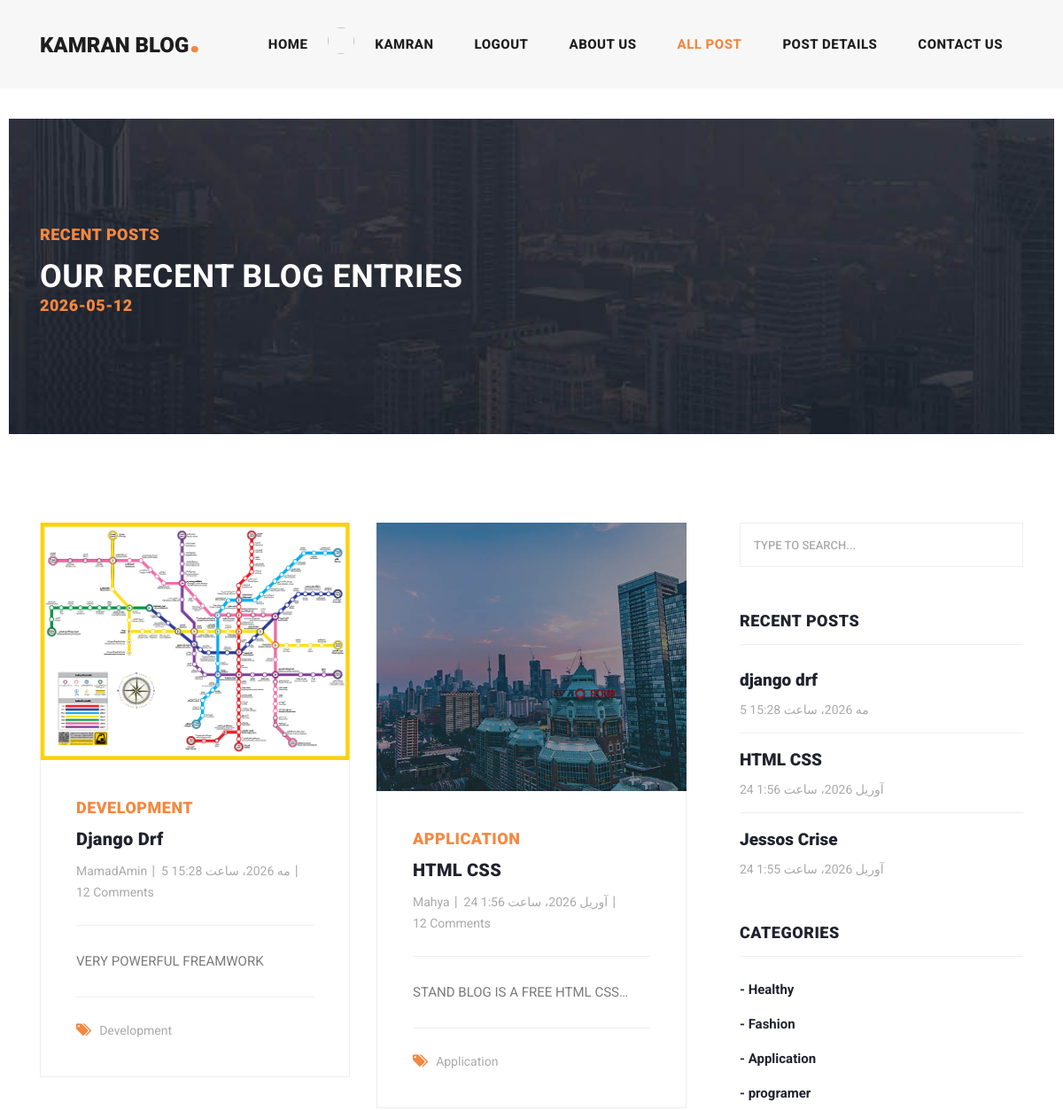
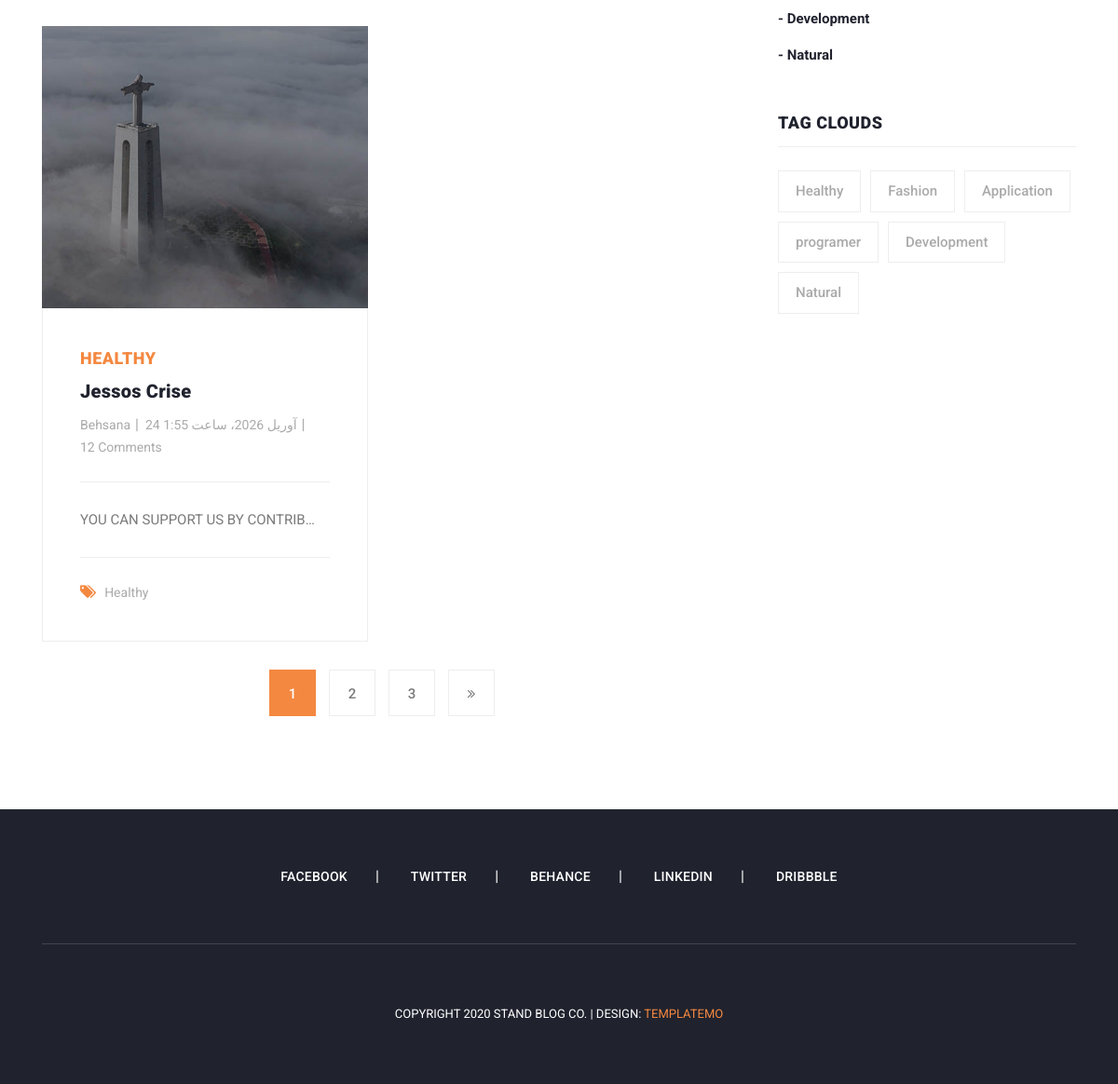
Screenshot of /blog-post (signed in) with the database file from the repository (2 pictures, top to bottom).
### verification/models.py (models this page shows, shortened)
class Profile(models.Model):
    user = models.OneToOneField(User,models.CASCADE)
    first_name = models.CharField(max_length=20)
    last_name = models.CharField(max_length=25)
    father_name = models.CharField(max_length=20,blank=True)
    national_code = models.IntegerField(unique=True)
    image = models.ImageField(upload_to='Profile',blank=True ,null=True)

### weblog/models.py (models this page shows, shortened)
class Category(models.Model):
    title =models.CharField(max_length=50 ,unique=True ,verbose_name='عنوان')
    create =models.DateTimeField(auto_now_add=True,verbose_name='تاریخ انتشار')
    class Meta:
        verbose_name = 'دسته بندی'
        verbose_name_plural = 'دسته بندی ها'

class Article(models.Model):
    author = models.ForeignKey(User,on_delete=models.CASCADE,verbose_name='نویسنده')
    title=models.CharField(max_length=70,help_text='Enter a valid title',unique=True , verbose_name='عنوان')
    category=models.ManyToManyField(Category,verbose_name='دسته بندی')
    image =models.ImageField(upload_to='articles',verbose_name='تصویر')
    body=models.TextField(verbose_name='شرح')
    create=models.DateTimeField(auto_now_add=True,verbose_name='تاریخ ساخت')
    update=models.DateTimeField(auto_now_add=True,verbose_name='بروزرسانی')
    status = models.BooleanField(default=True,verbose_name='وضعیت')
    published = models.BooleanField(default=True,null=True,verbose_name='وضعیت انتشار')
    pub_date = models.DateTimeField(default=timezone.now())
    slug = models.SlugField(blank=True , unique= True,verbose_name='برچسب')
    def get_absolute_url(self):
        return reverse('weblog:detail',args=[self.slug])
    class Meta:
        ordering = ['update']
        verbose_name = 'مقاله'
        verbose_name_plural = 'مقالات'

### weblog/views.py (the view)
# urls.py: path('blog-post',Post_list.as_view(),name='blog'),
class Post_list(Custom_Require_Mixin,ListView):
    model = Article
    template_name = 'weblog/blog.html'
    context_object_name = 'art'
    paginate_by = 3
    queryset = Article.objects.order_by('-create')

### context_processors/context_processors.py (called while the page is built)
def context_processors(request):
    recent_articles = Article.objects.order_by('-create')
    categories = Category.objects.order_by('-create')
    return {'recent_articles':recent_articles , 'categories':categories}

### weblog/mixin.py (called while the page is built)
    def dispatch(self,request,*args,**kwargs):
        if not request.user.is_authenticated:
            return redirect('auth:login')
        return super(Custom_Require_Mixin,self).dispatch(request,*args,**kwargs)

### weblog/templatetags/filters.py (called while the page is built)
@register.simple_tag
def current(format_string):
    return datetime.datetime.now().strftime(format_string)

### templates/weblog/blog.html (shortened to what this page needs)
{% extends 'weblog/include/base.html' %}
{% load static %}
{% load filters %}
{% block bace %}
    <div class="heading-page header-text">
      <section class="page-heading">
        <div class="container">
          <div class="row">
            <div class="col-lg-12">
              <div class="text-content">
                <h4>Recent Posts</h4>
                <h2>Our Recent Blog Entries</h2>
                  <h4>{% current "%Y-%m-%d" %}</h4>
              </div>
            </div>
          </div>
        </div>
      </section>
    </div>
    <section class="blog-posts grid-system">
      <div class="container">
        <div class="row">
          <div class="col-lg-8">
            <div class="all-blog-posts">
              <div class="row">
                  {% for item in art %}
                      {% for category in item.category.all %}
                      <div class="col-lg-6">
                  <div class="blog-post">
                    <div class="blog-thumb">
                      <img src="{{item.image.url}}" alt="{{ item.title }}">
                    </div>
                    <div class="down-content">
                      <span>{{ category.title }}</span>
                      <a href="{{ item.get_absolute_url }}"><h4>{{ item.title}}</h4></a>
                      <ul class="post-info">
                        <li><a href="#">{{ item.author }}</a></li>
                        <li><a href="#">{{ item.create}}</a></li>
                        <li><a href="#">12 Comments</a></li>
                      </ul>
                      <p>{{ item.body|upper|truncatechars:30}}</p>
                      <div class="post-options">
                        <div class="row">
                          <div class="col-lg-12">
                            <ul class="post-tags">
                              <li><i class="fa fa-tags"></i></li>
                              <li><a href="#">{{ category.title }}</a></li>
                            </ul>
                          </div>
                        </div>
                      </div>
                    </div>
                  </div>
                </div>
                    {% endfor %}
                  {% endfor %}
<div class="col-lg-12">
    {% if page_obj.has_other_pages %}
                  <ul class="page-numbers">
                      {% for i in page_obj.paginator.page_range %}
                          {% if page_obj.number == i %}
                          <li class="active"><a href="?page={{ i }}">{{ i }}</a></li>
                          {% else %}
                          <li><a href="?page={{ i }}">{{ i }}</a></li>
                          {% endif %}
                      {% endfor %}
                      {% if page_obj.has_next %}
                         <li><a href="?page={{ page_obj.next_page_number }}{% if request.GET.s %}&s={{ request.GET.s }}{% endif %}"><i class="fa fa-angle-double-right"></i></a></li>
                      {% endif %}
                  </ul>
    {% endif %}
</div>
              </div>
            </div>
          </div>
          {% include 'weblog/include/sidebar.html' %}
        </div>
      </div>
    </section>
{% endblock %}

### templates/weblog/include/base.html (shortened to what this page needs)
{% load static %}
<!DOCTYPE html>
<html lang="en">
<head>
    <link href="{% static 'vendor/bootstrap/css/bootstrap.min.css' %}" rel="stylesheet">
    <link rel="stylesheet" href="{% static 'assets/css/fontawesome.css' %}">
    <link rel="stylesheet" href="{% static 'assets/css/templatemo-stand-blog.css' %}">
    <link rel="stylesheet" href="{% static 'assets/css/owl.css' %}">
</head>
<body>
{% include 'weblog/include/hedar.html' %}
                     {% block bace %}{% endblock %}
{% include 'weblog/include/footer.html' %}
</body>
</html>

### templates/weblog/include/hedar.html (shortened to what this page needs)
{% load static %}
<header class="">
    <nav class="navbar navbar-expand-lg">
        <div class="container">
            <a class="navbar-brand" href=""><h2>Kamran Blog<em>.</em></h2></a>
            <div class="collapse navbar-collapse" id="navbarResponsive">
                <ul class="navbar-nav ml-auto">
                    <li class="nav-item {% if request.resolver_match.url_name == 'home' %}active {% endif %}">
                        <a class="nav-link" href="{% url 'weblog:home' %}">Home
                        </a>
                    </li>
                    {% if request.user.is_authenticated %}
                        {% if user.profile.image %}
                                <span> <img src="{{ user.Profile.image.url }} " width="30px" height="30px" style="border-radius: 100% " alt="" ></span>
                            {% else %}
                                <span> <img src="{% static 'static/img/img.jpeg' %} " width="30px" height="30px" style="border-radius: 100% " alt="" ></span>
                            {% endif %}
                        <li class="nav-item {% if request.resolver_match.url_name == 'login' %}active {% endif %}">
                            <a class="nav-link" href="{% url 'auth:edit' %}">{{ user.profile.first_name }}</a>
                        </li>
                    {% endif %}
                {% if user.is_authenticated %}
                    <li class="nav-item">
                        <a class="nav-link" href="{% url 'auth:logout' %}">LogOut</a>
                    </li>
                {% endif %}
                    <li class="nav-item {% if request.resolver_match.url_name == 'about' %}active {% endif %}">
                        <a class="nav-link" href="{% url 'weblog:about' %}">About Us</a>
                    </li>
                    <li class="nav-item {% if request.resolver_match.url_name == 'blog' %}active {% endif %}">
                        <a class="nav-link" href="{% url 'weblog:blog' %}">All Post</a>
                    </li>
                    <li class="nav-item {% if request.resolver_match.url_name == 'detail' %}active {% endif %}">
                        <a class="nav-link" href="{{ article.get_absolute_url }}">Post Details</a>
                    </li>
                    <li class="nav-item {% if request.resolver_match.url_name == 'contact' %}active {% endif %}">
                        <a class="nav-link" href="{% url 'weblog:contact' %}">Contact Us</a>
                    </li>
                </ul>
            </div>
        </div>
    </nav>
</header>

### templates/weblog/include/sidebar.html
{% load static %}
<div class="col-lg-4">
                <div class="sidebar">
                    <div class="row">
                        <div class="col-lg-12">
                            <div class="sidebar-item search">
                                <form id="search_form" name="gs" method="GET" action="{% url 'weblog:search' %}">
                                    <input type="text" name="s" class="searchText" placeholder="type to search..."
                                           autocomplete="on">
                                </form>
                            </div>
                        </div>
                        <div class="col-lg-12">
                            <div class="sidebar-item recent-posts">
                                <div class="sidebar-heading">
                                    <h2>Recent Posts</h2>
                                </div>
                                <div class="content">
                                    <ul>
                                        {% for recent in recent_articles|slice:':3' %}
                                            <li><a href="{{ recent.get_absolute_url }}">
                                            <h5>{{ recent.title}}</h5>
                                            <span>{{ recent.create}}</span>
                                        </a></li>
                                        {% endfor %}
                                    </ul>
                                </div>
                            </div>
                        </div>
                        <div class="col-lg-12">
                            <div class="sidebar-item categories">
                                <div class="sidebar-heading">
                                    <h2>Categories</h2>
                                </div>
                                <div class="content">
                                    <ul>
                                        {% for ct in categories %}
                                        <li><a href="#">-  {{ ct.title }}</a></li>
                                        {% endfor %}
                                    </ul>
                                </div>
                            </div>
                        </div>
                        <div class="col-lg-12">
                            <div class="sidebar-item tags">
                                <div class="sidebar-heading">
                                    <h2>Tag Clouds</h2>
                                </div>
                                <div class="content">
                                    <ul>
                                        {% for category in categories|slice:':7' %}
                                            <li><a href="#">{{ category.title }}</a></li>
                                        {% endfor %}
                                    </ul>
                                </div>
                            </div>
                        </div>
                    </div>
                </div>
            </div>

### templates/weblog/include/footer.html
{% load static %}
<footer>
    <div class="container">
        <div class="row">
            <div class="col-lg-12">
                <ul class="social-icons">
                    <li><a href="#">Facebook</a></li>
                    <li><a href="#">Twitter</a></li>
                    <li><a href="#">Behance</a></li>
                    <li><a href="#">Linkedin</a></li>
                    <li><a href="#">Dribbble</a></li>
                </ul>
            </div>
            <div class="col-lg-12">
                <div class="copyright-text">
                    <p>Copyright 2020 Stand Blog Co.
                        | Design: <a rel="nofollow" href="https://templatemo.com" target="_parent">TemplateMo</a></p>
                </div>
            </div>
        </div>
    </div>
</footer>

### rows the page displays
Article: title "Django Drf", author "MamadAmin", create "5 مه 2026، ساعت 15:28", body "VERY POWERFUL FREAMWORK", title "django drf"
Category: image (picture), title "DEVELOPMENT", title "Development"
Article: title "HTML CSS", author "Mahya", create "24 آوریل 2026، ساعت 1:56", body "STAND BLOG IS A FREE HTML CSS…"
Category: image (picture), title "APPLICATION", title "Application"
Article: title "Jessos Crise", author "Behsana", create "24 آوریل 2026، ساعت 1:55", body "YOU CAN SUPPORT US BY CONTRIB…"
Category: image (picture), title "HEALTHY", title "Healthy"
Category: title "Fashion"
Category: title "programer"
Category: title "Natural"

### other values shown
{{ user.profile.first_name }} "KAMRAN"
{{ i }} "1"
{{ i }} "2" "3"
